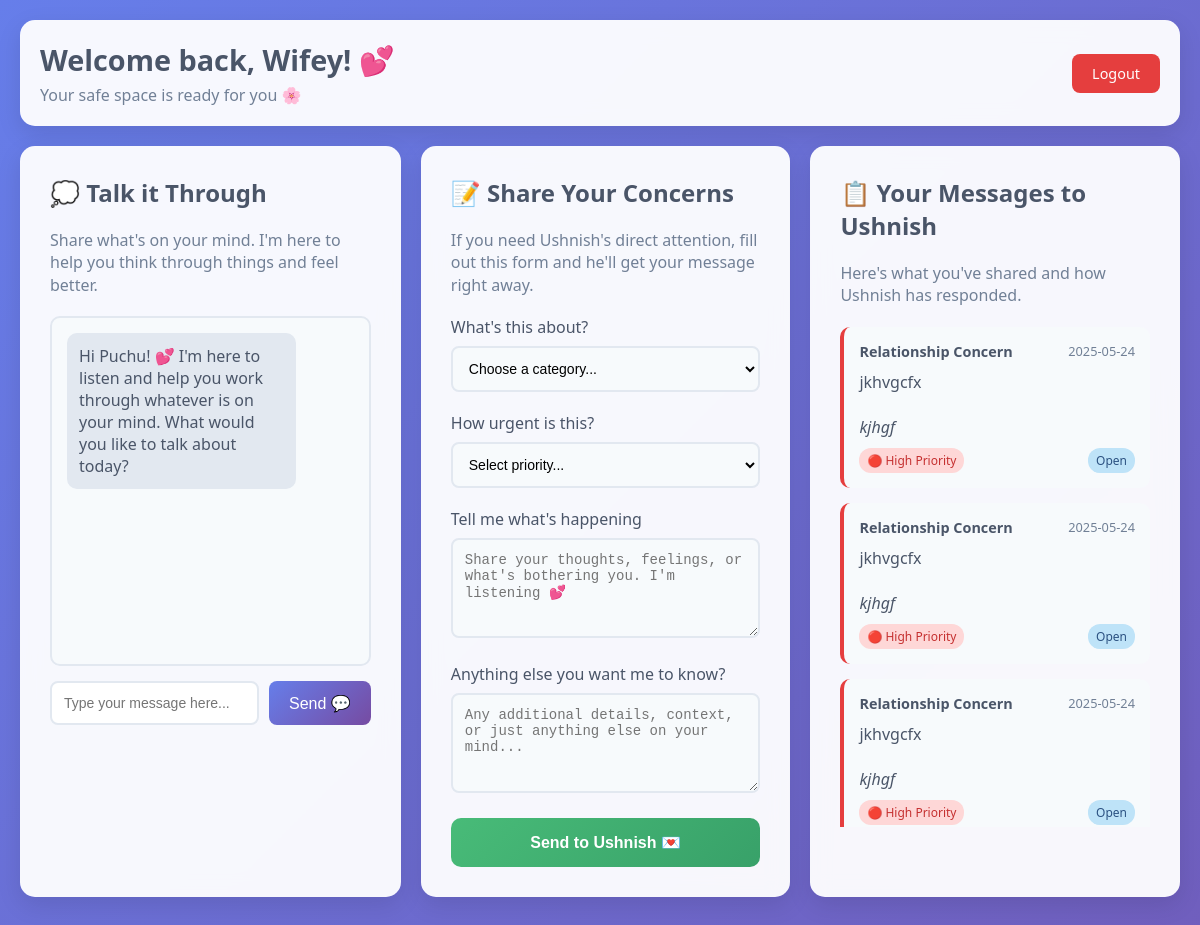
The app's page /portal (signed in), older data.
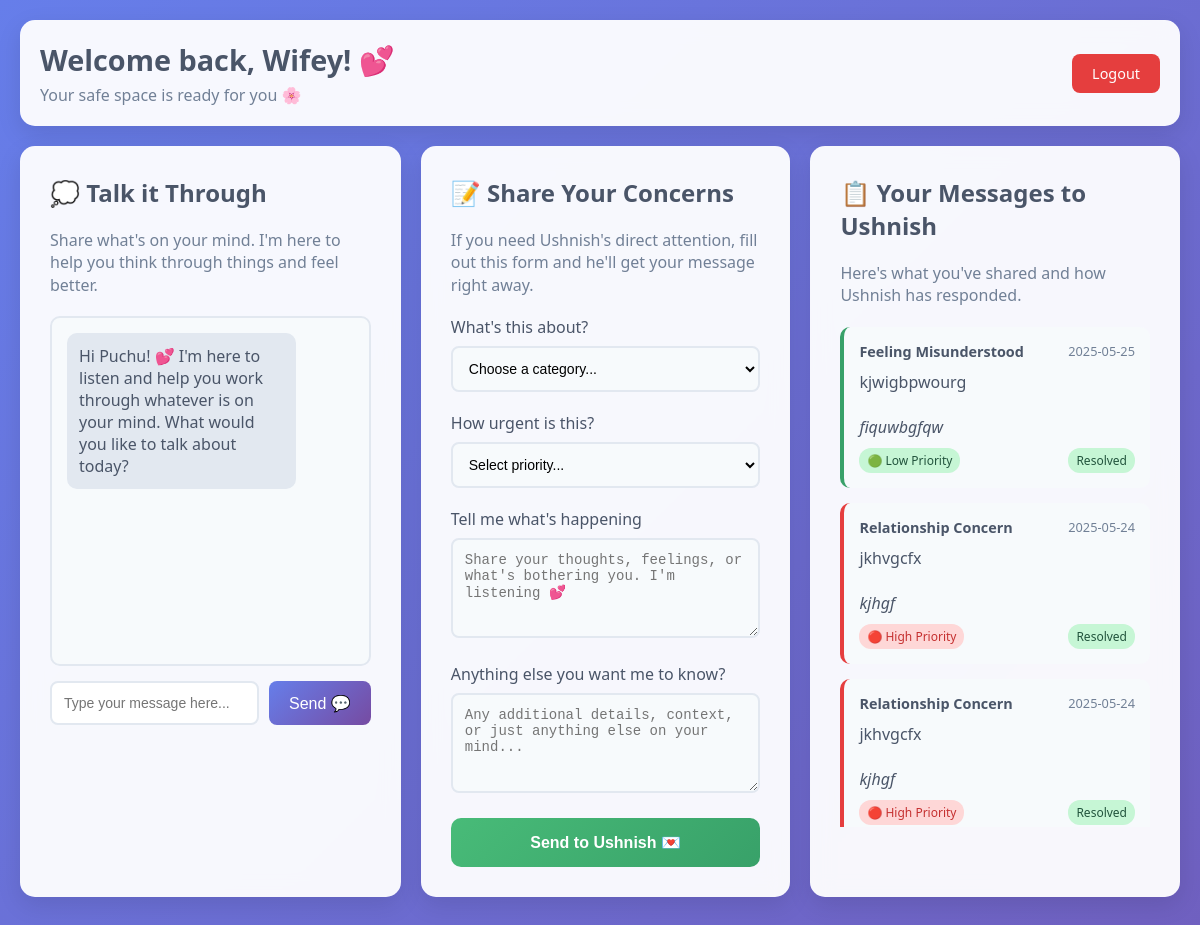
The same page, newer data.
### tables this page shows
CREATE TABLE grievances (
            id INTEGER PRIMARY KEY AUTOINCREMENT,
            grievance_type TEXT NOT NULL,
            priority TEXT NOT NULL,
            description TEXT NOT NULL,
            additional_context TEXT,
            submitted_by TEXT NOT NULL,
            date_submitted DATETIME DEFAULT CURRENT_TIMESTAMP,
            status TEXT DEFAULT 'Open',
            husband_notes TEXT,
            date_resolved DATETIME
        );

### app.py (the view)
@app.route('/portal')
def portal():
    if 'logged_in' not in session or session.get('user_type') != 'wife':
        return redirect(url_for('index'))
    grievances = get_all_grievances()
    return render_template('portal.html',
                         username=session.get('username'),
                         grievances=grievances)

### app.py (called while the page is built)
def get_db_connection():
    try:
        conn = sqlite3.connect(DATABASE, timeout=20.0)
        conn.row_factory = sqlite3.Row
        conn.execute('PRAGMA journal_mode=WAL;')
        return conn
    except sqlite3.Error as e:
        print(f"Database connection error: {e}")
        raise

def get_all_grievances():
    try:
        conn = get_db_connection()
        grievances = conn.execute('''
            SELECT * FROM grievances
            ORDER BY date_submitted DESC
        ''').fetchall()
        conn.close()
        return grievances
    except sqlite3.Error as e:
        print(f"Database select error: {e}")
        if 'conn' in locals():
            conn.close()
        return []

### templates/portal.html (shortened to what this page needs)
<!DOCTYPE html>
<html lang="en">
<head>
</head>
<body>
    <div class="header">
        <div class="welcome-msg">
            <h1>Welcome back, {{ username }}! 💕</h1>
            <p>Your safe space is ready for you 🌸</p>
        </div>
        <a href="/logout" class="logout-btn">Logout</a>
    </div>
    <div class="main-content">
        <div class="card">
            <h2>💭 Talk it Through</h2>
            <p style="color: #718096; margin-bottom: 20px;">
                Share what's on your mind. I'm here to help you think through things and feel better.
            </p>
            <div class="chatbot-section">
                <div class="chat-messages" id="chatMessages">
                    <div class="message bot-message">
                        Hi Puchu! 💕 I'm here to listen and help you work through whatever is on your mind. What would you like to talk about today?
                    </div>
                </div>
                <div class="chat-input-area">
                    <input type="text" id="chatInput" class="chat-input" placeholder="Type your message here..." onkeypress="handleKeyPress(event)">
                    <button onclick="sendMessage()" class="send-btn">Send 💬</button>
                </div>
            </div>
        </div>
        <div class="card">
            <h2>📝 Share Your Concerns</h2>
            <p style="color: #718096; margin-bottom: 20px;">
                If you need Ushnish's direct attention, fill out this form and he'll get your message right away.
            </p>
            <form method="POST" action="/submit_grievance">
                <div class="form-group">
                    <label for="grievance_type">What's this about?</label>
                    <select id="grievance_type" name="grievance_type" required>
                        <option value="">Choose a category...</option>
                    </select>
                </div>
                <div class="form-group">
                    <label for="priority">How urgent is this?</label>
                    <select id="priority" name="priority" required>
                        <option value="">Select priority...</option>
                    </select>
                </div>
                <div class="form-group">
                    <label for="description">Tell me what's happening</label>
                    <textarea id="description" name="description" required placeholder="Share your thoughts, feelings, or what's bothering you. I'm listening 💕"></textarea>
                </div>
                <div class="form-group">
                    <label for="additional_context">Anything else you want me to know?</label>
                    <textarea id="additional_context" name="additional_context" placeholder="Any additional details, context, or just anything else on your mind..."></textarea>
                </div>
                <button type="submit" class="submit-btn">
                    Send to Ushnish 💌
                </button>
            </form>
        </div>
        <div class="card">
            <h2>📋 Your Messages to Ushnish</h2>
            <p style="color: #718096; margin-bottom: 20px;">
                Here's what you've shared and how Ushnish has responded.
            </p>
            <div class="grievances-list">
                {% if grievances %}
                    {% for grievance in grievances %}
                        <div class="grievance-item
                            {% if 'High' in grievance.priority %}priority-high
                            {% elif 'Medium' in grievance.priority %}priority-medium
                            {% else %}priority-low{% endif %}">
                            <div class="grievance-header">
                                <span class="grievance-type">{{ grievance.grievance_type }}</span>
                                <span class="grievance-date">
                                    {{ grievance.date_submitted.split(' ')[0] if grievance.date_submitted else 'Recent' }}
                                </span>
                            </div>
                            <div class="grievance-description">
                                {{ grievance.description }}
                                {% if grievance.additional_context %}
                                    <br><br><em>{{ grievance.additional_context }}</em>
                                {% endif %}
                            </div>
                            <div class="grievance-footer">
                                <span class="grievance-priority">
                                    {% if 'High' in grievance.priority %}🔴 High Priority
                                    {% elif 'Medium' in grievance.priority %}🟡 Medium Priority
                                    {% else %}🟢 Low Priority{% endif %}
                                </span>
                                <span class="status-badge
                                    {% if grievance.status == 'Open' %}status-open
                                    {% elif grievance.status == 'In Progress' %}status-in-progress
                                    {% else %}status-resolved{% endif %}">
                                    {{ grievance.status }}
                                </span>
                            </div>
                        </div>
                    {% endfor %}
                {% else %}
                    <div class="no-grievances">
                        No messages sent yet. 💕<br>
                        When you share something with Ushnish, it will appear here.
                    </div>
                {% endif %}
            </div>
        </div>
    </div>
</body>
</html>

Row changes from the older to the newer data that the page shows:
no longer on this page (row edited): grievances: grievance_type "Relationship Concern", date_submitted "2025-05-24", description "jkhvgcfx", additional_context "kjhgf", shows "🔴 High Priority", status "Open"
added grievances: grievance_type "Feeling Misunderstood", date_submitted "2025-05-25", description "kjwigbpwourg", additional_context "fiquwbgfqw", shows "🟢 Low Priority", status "Resolved"
changed grievances (number 2 of 3 on the later page): status "Open" → "Resolved"
changed grievances (number 3 of 3 on the later page): status "Open" → "Resolved"
